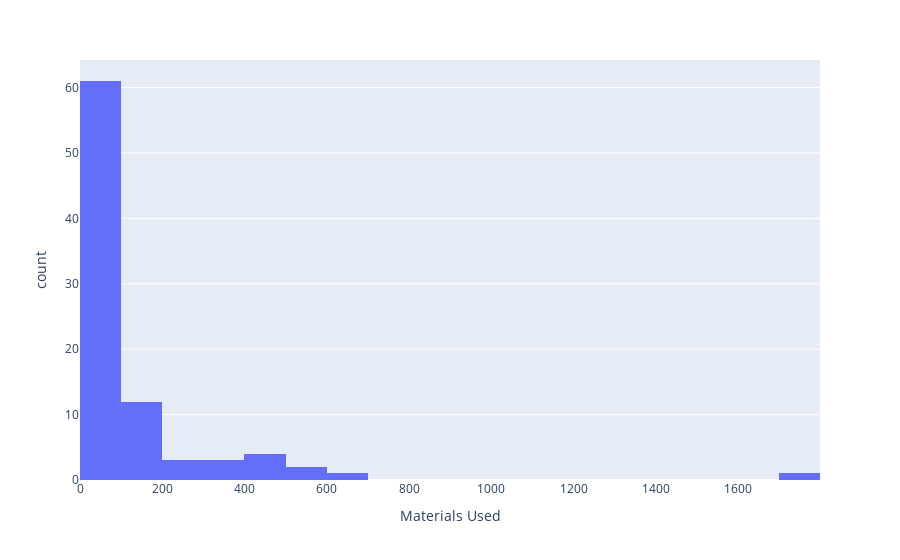

The notebook cell saved with this chart:
### Markdown cell above
The Materials Gathered histogram ^

### Code cell
df = pd.read_csv('/Users/kaylashrieve/Desktop/fortnitecsv2.csv')
fig = px.histogram(df, x="Materials Used")
fig.show()

### Figure 1 — Plotly figure (JSON) as saved in the notebook; plotly's stock layout.template omitted (floating-point values rounded to 4 significant figures)
{"data": [{"alignmentgroup": "True", "bingroup": "x", "hovertemplate": "Materials Used=%{x}<br>count=%{y}<extra></extra>", "legendgroup": "", "marker": {"color": "#636efa"}, "name": "", "offsetgroup": "", "orientation": "v", "showlegend": false, "type": "histogram", "x": [20, 30, 60, 10, 150, 60, 150, 50, 20, 70, 110, 20, 0, 20, 30, 420, 370, 60, 20, 20, 530, 10, 0, 230, 90, 90, 30, 70, 320, 80, 1740, 120, 0, 60, 70, 50, 150, 160, 530, 150, 20, 680, 280, 50, 40, 40, 70, 20, 30, 30, 40, 90, 50, 410, 1, 0, 30, 30, 10, 55, 50, 180, 0, 30, 0, 150, 30, 160, 140, 230, 10, 0, 0, 110, 350, 0, 10, 0, 80, 450, 0, 60, 400, 0, 30, 60, 0], "xaxis": "x", "yaxis": "y"}], "layout": {"barmode": "relative", "legend": {"tracegroupgap": 0}, "margin": {"t": 60}, "xaxis": {"anchor": "y", "domain": [0, 1], "title": {"text": "Materials Used"}}, "yaxis": {"anchor": "x", "domain": [0, 1], "title": {"text": "count"}}}}
